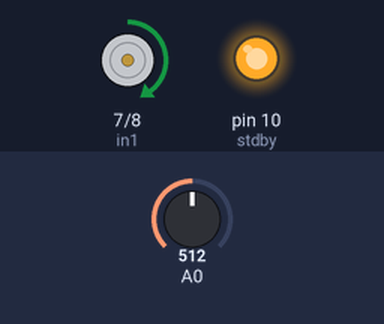
This sketch was run on a simulated Arduino Uno, built with avr-gcc and run on an emulated ATmega328P. Shown: motor-driver pin pairs drawn as motors (green arrow = first pin HIGH = forward, orange = second pin HIGH = backward, longer = more drive, scaled by the enable pin), output pins drawn as LEDs (lit = HIGH). The test bench sets the inputs (shaded band); at power-on: A0 = 512. What the sketch prints to the serial monitor is not drawn.

Above: at 2.5 s.
At 5.7 s:
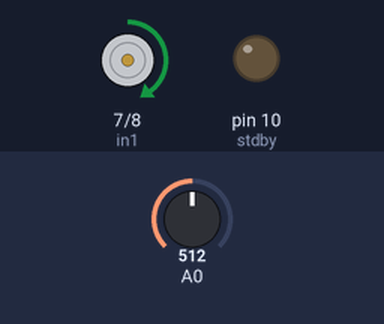
At 9.0 s:
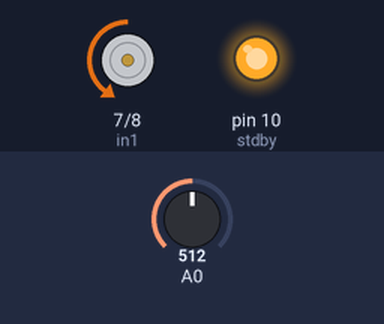
At 12.2 s:
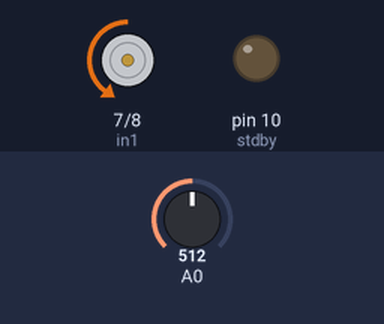
Timing chart, 0 to 16.9 s (numbered marks = the images above):
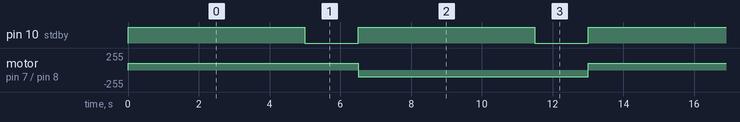

The sketch:

motor.ino
```cpp
int in1=7; //connect with AIN1
int in2=8; //connect with AIN2
int pwm=9; //connect with PWMA
int stdby=10; //connect with STBY

void setup()
{
  Serial.begin(9600); // coding for virtual terminal
  pinMode(in1,OUTPUT);pinMode(in2,OUTPUT);pinMode(pwm,OUTPUT);pinMode(stdby,OUTPUT);
}

void clockwise() //rotate in clockwise
{
 digitalWrite(stdby,HIGH);
 digitalWrite(in1,HIGH);
 digitalWrite(in2,LOW);
 analogWrite(pwm,100);
 delay(5000);
}

void stoprotate()// Stop rotate
{
  digitalWrite(stdby,LOW);
  delay(1500); // stop 1.5s
}

void anticlockwise() // rotate in anticlockwise
{
  digitalWrite(stdby,HIGH);
  digitalWrite(in1,LOW);
  digitalWrite(in2,HIGH);
  analogWrite(pwm,100);
  delay(5000);
}

void loop()
{
  int dout = analogRead(A0); //read the variable resistor
  int val = map(dout,0,1023,0,255); // map the range of the value of the input voltage and the variable resistor

  Serial.println(val); //display the value on the virtual terminal

  clockwise();
  stoprotate();
  anticlockwise();
  stoprotate();
}
```

Measured:
- by itself, pin 10 (stdby): alternates HIGH for 5.0 s and LOW for 1.5 s
- by itself, motor on pin 7 (in1) / pin 8 (in2): alternates forward 100/255 for 6.5 s and backward 100/255 for 6.5 s
